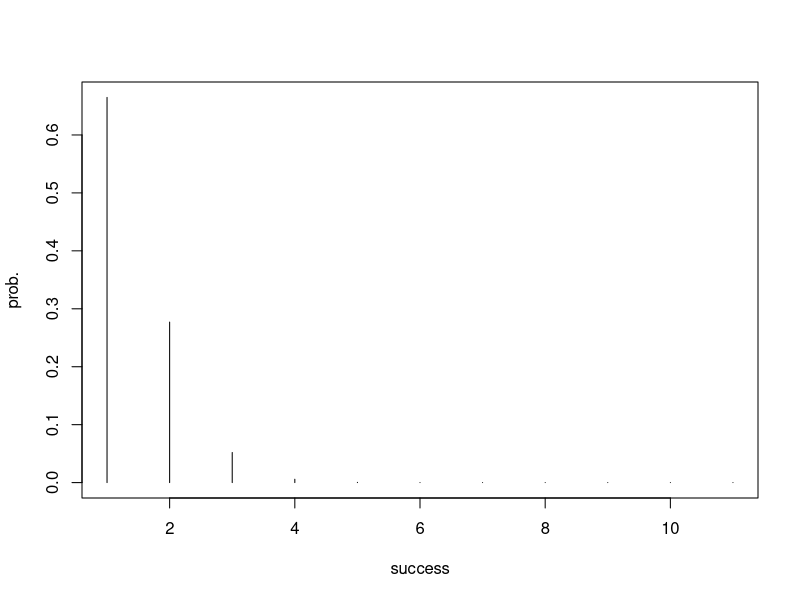
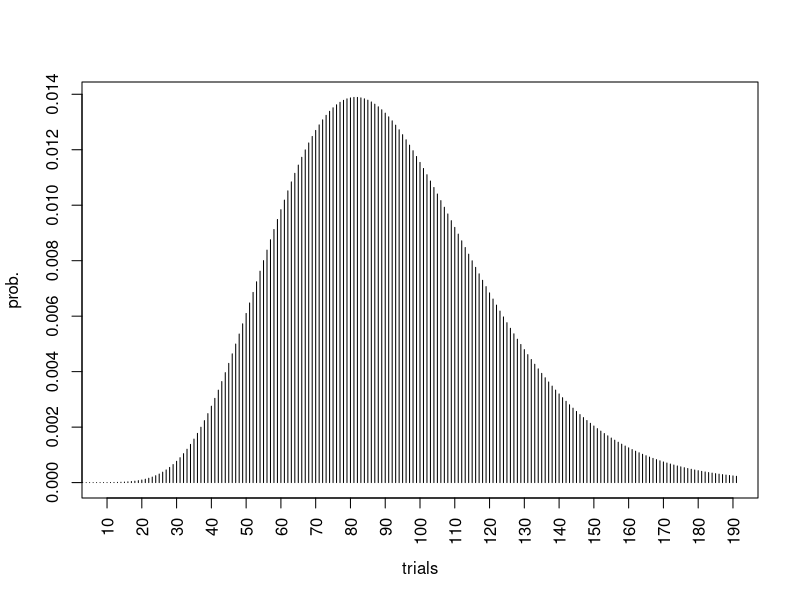
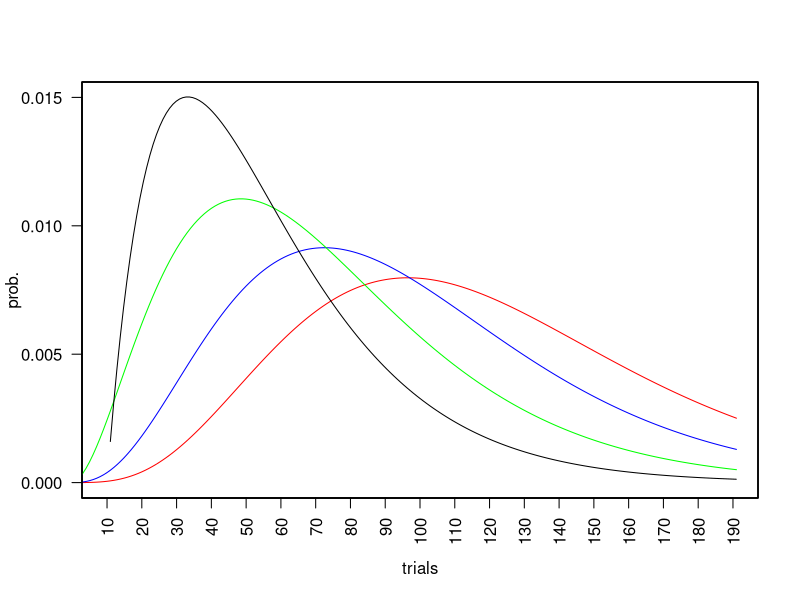
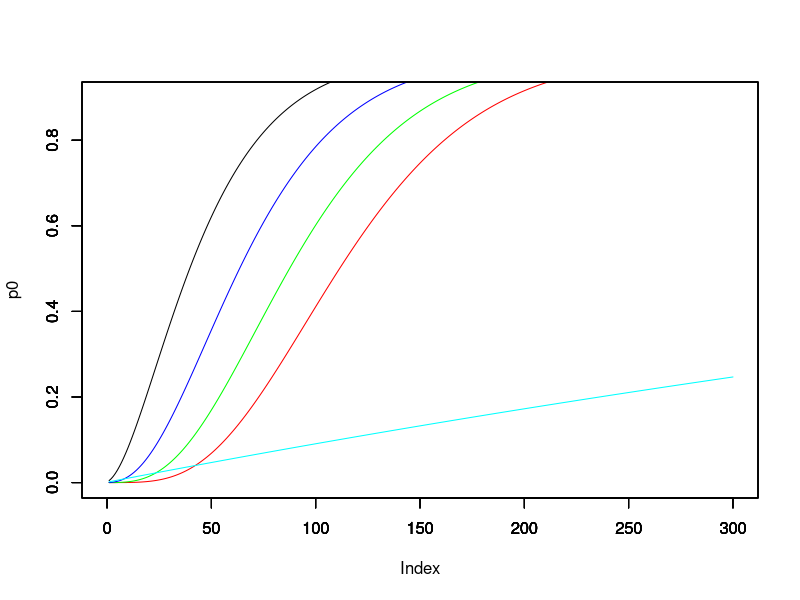
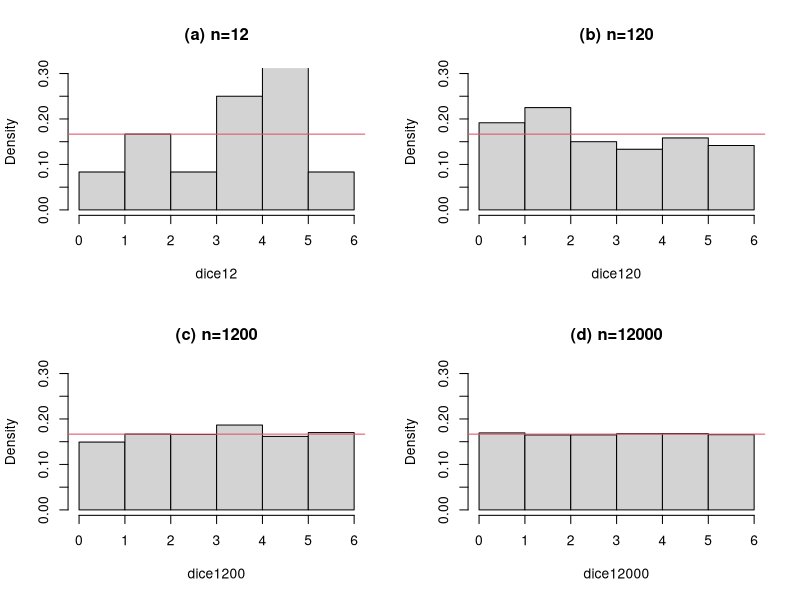

The R source for these figures, in order:
WD=getwd()
if (WD == '/Users/tolkien/work/misc/R') {
  setwd( paste0(dirname(WD), '/R.2019.2/probabilities'))
}

ld = c(4, 4, 4, 3, 3, 2, 2, 3, 2, 2, 4, 3)
sc = c(1, 2, 1, 1, 1, 3, 3, 4, 3, 3, 3, 2)
pf = c(2, 3, 3, 2, 2, 1, 1, 2, 1, 1, 1, 4)
pc = c(3, 1, 2, 4, 4, 4, 4, 1, 4, 4, 2, 1)

# Q4
gm = dbinom(x=0:10, size=10, prob = 0.04)
sum(gm)
plot(gm, type='h', xlab="success", ylab="prob.")

ngm = dnbinom(x=0:190, size=10, prob = 0.1)
plot(ngm, type='h', xlab="trials", ylab="prob.", xlim=c(10,190), xaxt='n')
axis(1, at = seq(10,190,by=10), las=2)

par(mfrow=c(1,1))
# 5 star, 0.04
ngm = dnbinom(x=0:190, size=5, prob = 0.04)
plot(ngm, type='l', col="red",
     xlab="trials", ylab="prob.", xlim=c(10,190), ylim=c(0,0.015), xaxt='n', yaxt='n')
axis(1, at = seq(0,190,by=10), las=2)
axis(2, at = seq(0.000,0.015,by=0.005), las=2)

par(new=T)
ngm2 = dnbinom(x=0:190, size=4, prob = 0.04)
plot(ngm2, type='l', col="blue",
     xlab="", ylab="", xlim=c(10,190), ylim=c(0,0.015), xaxt='n', yaxt='n')

par(new=T)
ngm3 = dnbinom(x=0:190, size=3, prob = 0.04)
plot(ngm3, type='l', col="green",
     xlab="", ylab="", xlim=c(10,190), ylim=c(0,0.015), xaxt='n', yaxt='n')

par(new=T)
ngm3 = dnbinom(x=0:190, size=2, prob = 0.04)
plot(ngm3, type='l', col="black",
     xlab="", ylab="", xlim=c(0,190), ylim=c(0,0.015), xaxt='n', yaxt='n')

p0 = pnbinom(1:300, size=5, prob = 0.04)
plot(p0, col="red", type='l', xlim=c(0,300), ylim=c(0,0.9))
par(new=T)
p1 = pnbinom(1:300, size=4, prob = 0.04)
plot(p1, col="green", type='l', xlab="", ylab="", xlim=c(0,300), ylim=c(0,0.9))
par(new=T)
p2 = pnbinom(1:300, size=3, prob = 0.04)
plot(p2, col="blue", type='l', xlab="", ylab="", xlim=c(0,300), ylim=c(0,0.9))
par(new=T)
p3 = pnbinom(1:300, size=2, prob = 0.04)
plot(p3, col="black", type='l', xlab="", ylab="", xlim=c(0,300), ylim=c(0,0.9))
par(new=T)
p3 = pnbinom(1:300, size=1, prob = 0.04*(2/85))
plot(p3, col="cyan", type='l', xlab="", ylab="", xlim=c(0,300), ylim=c(0,0.9))
pnbinom(99, size=1, prob = 0.04/85)
pnbinom(199, size=1, prob = 0.04/85)
pnbinom(299, size=1, prob = 0.04/85)
pnbinom(29, size=1, prob = 0.04)
pnbinom(14, size=1, prob = 0.04*(2/85))
pnbinom(98, size=1, prob = 0.04*(2/85))
pnbinom(98, size=1, prob = 0.04*(6/85))

# Q2
par(mfrow=c(2,2))
dice12 = sample(1:6, 12, replace = TRUE)
hist(dice12, prob=T, breaks=c(0:6), ylim = c(0, 0.3), main = "(a) n=12")
abline(b=0, a=1/6, col=2)
dice120 = sample(1:6, 120, replace = TRUE)
hist(dice120, prob=T, breaks=c(0:6), ylim = c(0, 0.3), main = "(b) n=120")
abline(b=0, a=1/6, col=2)
dice1200 = sample(1:6, 1200, replace = TRUE)
hist(dice1200, prob=T, breaks=c(0:6), ylim = c(0, 0.3), main = "(c) n=1200")
abline(b=0, a=1/6, col=2)
dice12000 = sample(1:6, 12000, replace = TRUE)
hist(dice12000, prob=T, breaks=c(0:6), ylim = c(0, 0.3), main = "(d) n=12000")
abline(b=0, a=1/6, col=2)
